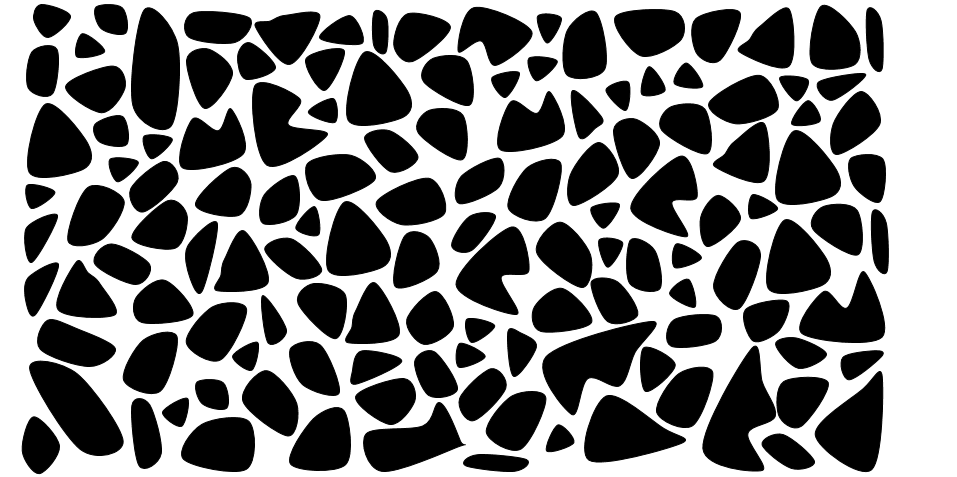
%> input picture Matrix.png, 957 x 477 px
$ octave porous_media.m   (GNU Octave 9; MATLAB toolbox functions it lacks are replaced by stand-ins)
%> lines starting %> are read from the running program, lines starting %| are printed output that depends on the picture; in (x1, y1, x2, y2) boxes, pixels count from 0 and x2, y2 are one past the last pixel; in counts of white or black regions, pixels touching at a corner belong together; the program's own positions count from 1
%%  Image of porous media¡ú0-1 Matrix
clc,clear
lx=700;%Y
ly=300;%X
lxy=lx*ly;
flag=imread('Matrix.png');
%> flag is the input picture: size 477x957x3 uint8; min 0, max 255, mean 123
thresh=graythresh(flag);
%> thresh = 0.5
flag=im2bw(flag,thresh);
%> flag: size 477x957 logical; 48.1% white; 1 white region, box (x1, y1, x2, y2) and area: (0, 0, 957, 477) 219628
flag=imresize(flag,[ly,lx]);
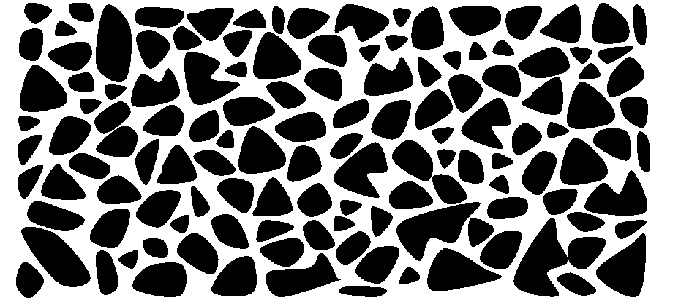
%> flag: size 300x700 logical; 48.1% white; 1 white region, box (x1, y1, x2, y2) and area: (0, 0, 700, 300) 101042
flag1=flag;
flag(flag1(:,:)==0)=1;
%> flag: size 300x700 logical; every value is 1
flag(flag1(:,:)==1)=0;
boundary=find(flag);
%> boundary = 108958 values from 5078 to 194871
imagesc(flag)
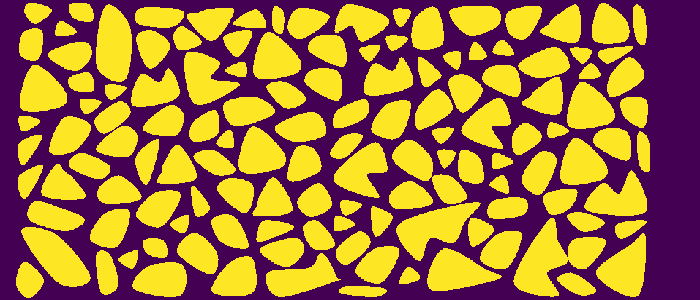
%> displayed picture: size 300x700x3, on the screen's scale of 0 to 255; mean R, G, B 164, 120.3, 59.6
